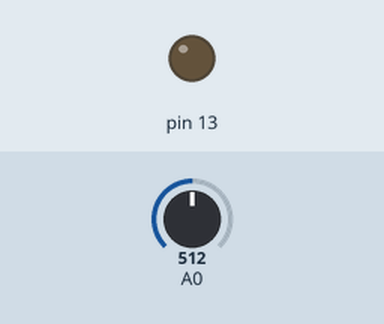
Simulated run of this sketch. Board: Arduino Uno, built with avr-gcc and run on an emulated ATmega328P. Parts: output pins drawn as LEDs (lit = HIGH). Inputs (shaded band) come from the test bench; at power-on: A0 = 512.

Above: at 0.1 s.
At 2.4 s:
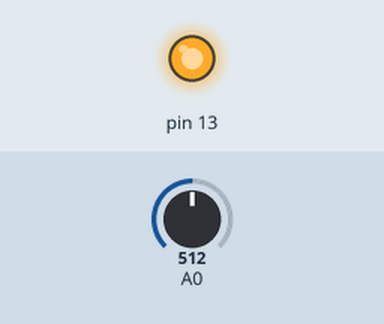
Timing chart, 0 to 3.9 s (numbered marks = the images above):
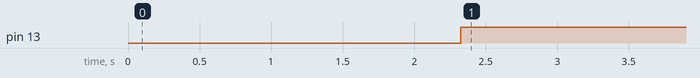

The sketch:

IRsendLoungeTVandBTVSTB.ino
```cpp
// (licence header left out)
// add library IRremote.zip to Arduino IDE (this library includes the RCMM protocol).
// Arduino A0 is connected to SCART pin 19 (composite video out) on the YouView STB.
// 0.1uF capacitor between pin 17 and pin 19.
// Arduino GND connected to SCART pin 17.
// Arduino LED (pin 13) reflects if STB is on or off.

#define SEND_PWM_BY_TIMER
#include <IRremote.h>

IRsend irsend;

void setup()
{
  Serial.begin(9600);
  pinMode(13,OUTPUT);
  delay(1000);
  for (int i = 0; i < 3; i++) {
    irsend.sendNEC(0x00FE02FD, 32); // Tokai TV power code
    delay(40);
  }
  delay(1000);
}

void loop() {

  char code;
  int STB_Status = isSTBOn();
  digitalWrite(13, STB_Status);

  if(STB_Status) {
    for (int i = 0; i < 1; i++) {
      irsend.sendNEC(0x000800FF, 32); // YouView STB power code (Turn off)
      delay(50);
    }
  delay(1000);
  }

  for (int i = 0; i < 1; i++) {
    irsend.sendNEC(0x000800FF, 32); // YouView STB power code (Turn on)
    delay(50);
  }

  if(!STB_Status) {
    delay(4000);
  }

  for (int i = 0; i < 1; i++) {
    irsend.sendNEC(0x0008827D, 32); // YouView Back code
    delay(50);
  }

  delay(100);

  for (int i = 0; i < 1; i++) {
    irsend.sendNEC(0x0008C03F, 32); // YouView CH1 code
    delay(50);
  }

  while(1) {  // repeat forever

    digitalWrite(13, isSTBOn());

    if (Serial.available()) {
      code = Serial.read();
      switch (code) {
        case 'M':
        case 'm':
          for (int i = 0; i < 3; i++) {
            irsend.sendSony(0x290, 12); // Sony Mute (on and off)
            delay(100);
          }
          break;
        case 'P':
          for (int i = 0; i < 1; i++) {
            irsend.sendNEC(0x000846B9, 32); // YouView pause on
            delay(50);
            irsend.sendNEC(0x574332CD, 32); // Sky pause on
          }
          break;
        case 'p':
          for (int i = 0; i < 1; i++) {
            irsend.sendNEC(0x000806F9, 32); // YouView pause off (it's actually Play)
            delay(50);
            irsend.sendNEC(0x574332CD, 32); // Sky pause off
          }
          break;
        case 'S':
        case 's':
          for (int i = 0; i < 1; i++) {
            irsend.sendNEC(0x000800FF, 32); // YouView standby code
            delay(50);
          }
          break;
        case '1':
          for (int i = 0; i < 1; i++) {
            irsend.sendNEC(0x0008C03F, 32); // YouView CH1 code
            delay(50);
          }
          break;
        case '2':
          for (int i = 0; i < 1; i++) {
            irsend.sendNEC(0x000820DF, 32); // YouView CH2 code
            delay(50);
          }
          break;
        case '3':
          for (int i = 0; i < 1; i++) {
            irsend.sendNEC(0x0008A05F, 32); // YouView CH3 code
            delay(50);
          }
          break;
        case '4':
          for (int i = 0; i < 1; i++) {
            irsend.sendNEC(0x0008609F, 32); // YouView CH4 code
            delay(50);
          }
          break;
        case '5':
          for (int i = 0; i < 1; i++) {
            irsend.sendNEC(0x0008E01F, 32); // YouView CH5 code
            delay(50);
          }
          break;
        case '6':
          for (int i = 0; i < 1; i++) {
            irsend.sendNEC(0x000810EF, 32); // YouView CH6 code
            delay(50);
          }
          break;
        case '7':
          for (int i = 0; i < 1; i++) {
            irsend.sendNEC(0x0008906F, 32); // YouView CH7 code
            delay(50);
          }
          break;
        case '8':
          for (int i = 0; i < 1; i++) {
            irsend.sendNEC(0x000850AF, 32); // YouView CH8 code
            delay(50);
          }
          break;
        case '9':
          for (int i = 0; i < 1; i++) {
            irsend.sendNEC(0x0008D02F, 32); // YouView CH9 code
            delay(50);
          }
          break;
        case '0':
          for (int i = 0; i < 1; i++) {
            irsend.sendNEC(0x000830CF, 32); // YouView CH0 code
            delay(50);
          }
          break;
      }
      delay(100);
    }
  }
}

boolean isSTBOn() {
  if(analogRead(A0) > 100) {
    return true;
  }
  return false;
}
```

Measured:
- by itself, pin 13: LOW → HIGH at 2.3 s
